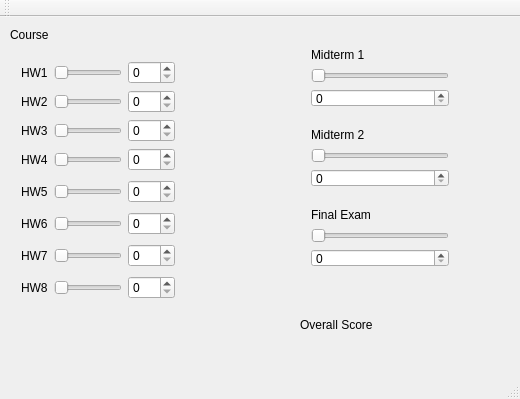
<?xml version="1.0" encoding="UTF-8"?>
<ui version="4.0">
 <class>MainWindow</class>
 <widget class="QMainWindow" name="MainWindow">
  <property name="geometry">
   <rect>
    <x>0</x>
    <y>0</y>
    <width>520</width>
    <height>399</height>
   </rect>
  </property>
  <property name="windowTitle">
   <string>MainWindow</string>
  </property>
  <widget class="QWidget" name="centralWidget">
   <widget class="QLabel" name="label_2">
    <property name="geometry">
     <rect>
      <x>10</x>
      <y>10</y>
      <width>59</width>
      <height>16</height>
     </rect>
    </property>
    <property name="text">
     <string>Course</string>
    </property>
   </widget>
   <widget class="QWidget" name="layoutWidget">
    <property name="geometry">
     <rect>
      <x>10</x>
      <y>30</y>
      <width>176</width>
      <height>266</height>
     </rect>
    </property>
    <layout class="QVBoxLayout" name="verticalLayout_2">
     <item>
      <layout class="QVBoxLayout" name="verticalLayout">
       <item>
        <layout class="QHBoxLayout" name="hw1">
         <item>
          <widget class="QLabel" name="hw1label">
           <property name="text">
            <string>HW1</string>
           </property>
          </widget>
         </item>
         <item>
          <widget class="QSlider" name="hw1slider">
           <property name="maximum">
            <number>100</number>
           </property>
           <property name="orientation">
            <enum>Qt::Horizontal</enum>
           </property>
          </widget>
         </item>
         <item>
          <widget class="QSpinBox" name="hw1spinbox">
           <property name="maximum">
            <number>100</number>
           </property>
          </widget>
         </item>
        </layout>
       </item>
       <item>
        <layout class="QHBoxLayout" name="hw2">
         <item>
          <widget class="QLabel" name="label_3">
           <property name="text">
            <string>HW2</string>
           </property>
          </widget>
         </item>
         <item>
          <widget class="QSlider" name="horizontalSlider_2">
           <property name="maximum">
            <number>100</number>
           </property>
           <property name="orientation">
            <enum>Qt::Horizontal</enum>
           </property>
          </widget>
         </item>
         <item>
          <widget class="QSpinBox" name="spinBox_2">
           <property name="maximum">
            <number>100</number>
           </property>
          </widget>
         </item>
        </layout>
       </item>
       <item>
        <layout class="QHBoxLayout" name="hw3">
         <item>
          <widget class="QLabel" name="label_4">
           <property name="text">
            <string>HW3</string>
           </property>
          </widget>
         </item>
         <item>
          <widget class="QSlider" name="horizontalSlider_4">
           <property name="maximum">
            <number>100</number>
           </property>
           <property name="orientation">
            <enum>Qt::Horizontal</enum>
           </property>
          </widget>
         </item>
         <item>
          <widget class="QSpinBox" name="spinBox_3">
           <property name="maximum">
            <number>100</number>
           </property>
          </widget>
         </item>
        </layout>
       </item>
       <item>
        <layout class="QHBoxLayout" name="hw4">
         <item>
          <widget class="QLabel" name="label_5">
           <property name="text">
            <string>HW4</string>
           </property>
          </widget>
         </item>
         <item>
          <widget class="QSlider" name="horizontalSlider_3">
           <property name="maximum">
            <number>100</number>
           </property>
           <property name="orientation">
            <enum>Qt::Horizontal</enum>
           </property>
          </widget>
         </item>
         <item>
          <widget class="QSpinBox" name="spinBox_4">
           <property name="maximum">
            <number>100</number>
           </property>
          </widget>
         </item>
        </layout>
       </item>
      </layout>
     </item>
     <item>
      <layout class="QHBoxLayout" name="horizontalLayout_5">
       <item>
        <widget class="QLabel" name="label_6">
         <property name="text">
          <string>HW5</string>
         </property>
        </widget>
       </item>
       <item>
        <widget class="QSlider" name="horizontalSlider_6">
         <property name="maximum">
          <number>100</number>
         </property>
         <property name="orientation">
          <enum>Qt::Horizontal</enum>
         </property>
        </widget>
       </item>
       <item>
        <widget class="QSpinBox" name="spinBox_5">
         <property name="maximum">
          <number>100</number>
         </property>
        </widget>
       </item>
      </layout>
     </item>
     <item>
      <layout class="QHBoxLayout" name="horizontalLayout_6">
       <item>
        <widget class="QLabel" name="label_7">
         <property name="text">
          <string>HW6</string>
         </property>
        </widget>
       </item>
       <item>
        <widget class="QSlider" name="horizontalSlider_7">
         <property name="maximum">
          <number>100</number>
         </property>
         <property name="orientation">
          <enum>Qt::Horizontal</enum>
         </property>
        </widget>
       </item>
       <item>
        <widget class="QSpinBox" name="spinBox_8">
         <property name="maximum">
          <number>100</number>
         </property>
        </widget>
       </item>
      </layout>
     </item>
     <item>
      <layout class="QHBoxLayout" name="horizontalLayout_7">
       <item>
        <widget class="QLabel" name="label_8">
         <property name="text">
          <string>HW7</string>
         </property>
        </widget>
       </item>
       <item>
        <widget class="QSlider" name="horizontalSlider_5">
         <property name="maximum">
          <number>100</number>
         </property>
         <property name="orientation">
          <enum>Qt::Horizontal</enum>
         </property>
        </widget>
       </item>
       <item>
        <widget class="QSpinBox" name="spinBox_6">
         <property name="maximum">
          <number>100</number>
         </property>
        </widget>
       </item>
      </layout>
     </item>
     <item>
      <layout class="QHBoxLayout" name="horizontalLayout_8">
       <item>
        <widget class="QLabel" name="label_9">
         <property name="text">
          <string>HW8</string>
         </property>
        </widget>
       </item>
       <item>
        <widget class="QSlider" name="horizontalSlider_8">
         <property name="maximum">
          <number>100</number>
         </property>
         <property name="orientation">
          <enum>Qt::Horizontal</enum>
         </property>
        </widget>
       </item>
       <item>
        <widget class="QSpinBox" name="spinBox_7">
         <property name="maximum">
          <number>100</number>
         </property>
        </widget>
       </item>
      </layout>
     </item>
    </layout>
   </widget>
   <widget class="QWidget" name="verticalLayoutWidget_2">
    <property name="geometry">
     <rect>
      <x>300</x>
      <y>20</y>
      <width>160</width>
      <height>81</height>
     </rect>
    </property>
    <layout class="QVBoxLayout" name="verticalLayout_4">
     <item>
      <widget class="QLabel" name="label_10">
       <property name="text">
        <string>Midterm 1</string>
       </property>
      </widget>
     </item>
     <item>
      <widget class="QSlider" name="horizontalSlider_11">
       <property name="maximum">
        <number>100</number>
       </property>
       <property name="orientation">
        <enum>Qt::Horizontal</enum>
       </property>
      </widget>
     </item>
     <item>
      <widget class="QSpinBox" name="spinBox_11">
       <property name="maximum">
        <number>100</number>
       </property>
      </widget>
     </item>
    </layout>
   </widget>
   <widget class="QWidget" name="verticalLayoutWidget_3">
    <property name="geometry">
     <rect>
      <x>300</x>
      <y>100</y>
      <width>160</width>
      <height>81</height>
     </rect>
    </property>
    <layout class="QVBoxLayout" name="verticalLayout_5">
     <item>
      <widget class="QLabel" name="label_11">
       <property name="text">
        <string>Midterm 2</string>
       </property>
      </widget>
     </item>
     <item>
      <widget class="QSlider" name="horizontalSlider_10">
       <property name="maximum">
        <number>100</number>
       </property>
       <property name="orientation">
        <enum>Qt::Horizontal</enum>
       </property>
      </widget>
     </item>
     <item>
      <widget class="QSpinBox" name="spinBox_10">
       <property name="maximum">
        <number>100</number>
       </property>
      </widget>
     </item>
    </layout>
   </widget>
   <widget class="QWidget" name="verticalLayoutWidget">
    <property name="geometry">
     <rect>
      <x>300</x>
      <y>180</y>
      <width>160</width>
      <height>81</height>
     </rect>
    </property>
    <layout class="QVBoxLayout" name="verticalLayout_3">
     <item>
      <widget class="QLabel" name="label_12">
       <property name="text">
        <string>Final Exam</string>
       </property>
      </widget>
     </item>
     <item>
      <widget class="QSlider" name="horizontalSlider_9">
       <property name="maximumSize">
        <size>
         <width>221</width>
         <height>16777215</height>
        </size>
       </property>
       <property name="maximum">
        <number>100</number>
       </property>
       <property name="orientation">
        <enum>Qt::Horizontal</enum>
       </property>
      </widget>
     </item>
     <item>
      <widget class="QSpinBox" name="spinBox_9">
       <property name="maximum">
        <number>100</number>
       </property>
      </widget>
     </item>
    </layout>
   </widget>
   <widget class="QLabel" name="label_13">
    <property name="geometry">
     <rect>
      <x>300</x>
      <y>300</y>
      <width>81</width>
      <height>16</height>
     </rect>
    </property>
    <property name="text">
     <string>Overall Score</string>
    </property>
   </widget>
   <widget class="QLabel" name="label">
    <property name="geometry">
     <rect>
      <x>390</x>
      <y>300</y>
      <width>59</width>
      <height>16</height>
     </rect>
    </property>
    <property name="text">
     <string/>
    </property>
   </widget>
  </widget>
  <widget class="QMenuBar" name="menuBar">
   <property name="geometry">
    <rect>
     <x>0</x>
     <y>0</y>
     <width>520</width>
     <height>22</height>
    </rect>
   </property>
  </widget>
  <widget class="QToolBar" name="mainToolBar">
   <attribute name="toolBarArea">
    <enum>TopToolBarArea</enum>
   </attribute>
   <attribute name="toolBarBreak">
    <bool>false</bool>
   </attribute>
  </widget>
  <widget class="QStatusBar" name="statusBar"/>
 </widget>
 <layoutdefault spacing="6" margin="11"/>
 <resources/>
 <connections>
  <connection>
   <sender>horizontalSlider_2</sender>
   <signal>valueChanged(int)</signal>
   <receiver>spinBox_2</receiver>
   <slot>setValue(int)</slot>
   <hints>
    <hint type="sourcelabel">
     <x>126</x>
     <y>123</y>
    </hint>
    <hint type="destinationlabel">
     <x>182</x>
     <y>122</y>
    </hint>
   </hints>
  </connection>
  <connection>
   <sender>spinBox_2</sender>
   <signal>valueChanged(int)</signal>
   <receiver>horizontalSlider_2</receiver>
   <slot>setValue(int)</slot>
   <hints>
    <hint type="sourcelabel">
     <x>182</x>
     <y>122</y>
    </hint>
    <hint type="destinationlabel">
     <x>126</x>
     <y>123</y>
    </hint>
   </hints>
  </connection>
  <connection>
   <sender>horizontalSlider_4</sender>
   <signal>valueChanged(int)</signal>
   <receiver>spinBox_3</receiver>
   <slot>setValue(int)</slot>
   <hints>
    <hint type="sourcelabel">
     <x>126</x>
     <y>157</y>
    </hint>
    <hint type="destinationlabel">
     <x>182</x>
     <y>156</y>
    </hint>
   </hints>
  </connection>
  <connection>
   <sender>spinBox_3</sender>
   <signal>valueChanged(int)</signal>
   <receiver>horizontalSlider_4</receiver>
   <slot>setValue(int)</slot>
   <hints>
    <hint type="sourcelabel">
     <x>182</x>
     <y>156</y>
    </hint>
    <hint type="destinationlabel">
     <x>126</x>
     <y>157</y>
    </hint>
   </hints>
  </connection>
  <connection>
   <sender>horizontalSlider_3</sender>
   <signal>valueChanged(int)</signal>
   <receiver>spinBox_4</receiver>
   <slot>setValue(int)</slot>
   <hints>
    <hint type="sourcelabel">
     <x>126</x>
     <y>191</y>
    </hint>
    <hint type="destinationlabel">
     <x>182</x>
     <y>190</y>
    </hint>
   </hints>
  </connection>
  <connection>
   <sender>spinBox_4</sender>
   <signal>valueChanged(int)</signal>
   <receiver>horizontalSlider_3</receiver>
   <slot>setValue(int)</slot>
   <hints>
    <hint type="sourcelabel">
     <x>182</x>
     <y>190</y>
    </hint>
    <hint type="destinationlabel">
     <x>126</x>
     <y>191</y>
    </hint>
   </hints>
  </connection>
  <connection>
   <sender>hw1slider</sender>
   <signal>valueChanged(int)</signal>
   <receiver>hw1spinbox</receiver>
   <slot>setValue(int)</slot>
   <hints>
    <hint type="sourcelabel">
     <x>126</x>
     <y>89</y>
    </hint>
    <hint type="destinationlabel">
     <x>182</x>
     <y>88</y>
    </hint>
   </hints>
  </connection>
  <connection>
   <sender>hw1spinbox</sender>
   <signal>valueChanged(int)</signal>
   <receiver>hw1slider</receiver>
   <slot>setValue(int)</slot>
   <hints>
    <hint type="sourcelabel">
     <x>182</x>
     <y>88</y>
    </hint>
    <hint type="destinationlabel">
     <x>126</x>
     <y>89</y>
    </hint>
   </hints>
  </connection>
  <connection>
   <sender>horizontalSlider_8</sender>
   <signal>valueChanged(int)</signal>
   <receiver>spinBox_7</receiver>
   <slot>setValue(int)</slot>
   <hints>
    <hint type="sourcelabel">
     <x>127</x>
     <y>328</y>
    </hint>
    <hint type="destinationlabel">
     <x>183</x>
     <y>327</y>
    </hint>
   </hints>
  </connection>
  <connection>
   <sender>spinBox_7</sender>
   <signal>valueChanged(int)</signal>
   <receiver>horizontalSlider_8</receiver>
   <slot>setValue(int)</slot>
   <hints>
    <hint type="sourcelabel">
     <x>183</x>
     <y>327</y>
    </hint>
    <hint type="destinationlabel">
     <x>127</x>
     <y>328</y>
    </hint>
   </hints>
  </connection>
  <connection>
   <sender>horizontalSlider_6</sender>
   <signal>valueChanged(int)</signal>
   <receiver>spinBox_5</receiver>
   <slot>setValue(int)</slot>
   <hints>
    <hint type="sourcelabel">
     <x>127</x>
     <y>226</y>
    </hint>
    <hint type="destinationlabel">
     <x>183</x>
     <y>225</y>
    </hint>
   </hints>
  </connection>
  <connection>
   <sender>spinBox_5</sender>
   <signal>valueChanged(int)</signal>
   <receiver>horizontalSlider_6</receiver>
   <slot>setValue(int)</slot>
   <hints>
    <hint type="sourcelabel">
     <x>183</x>
     <y>225</y>
    </hint>
    <hint type="destinationlabel">
     <x>127</x>
     <y>226</y>
    </hint>
   </hints>
  </connection>
  <connection>
   <sender>horizontalSlider_7</sender>
   <signal>valueChanged(int)</signal>
   <receiver>spinBox_8</receiver>
   <slot>setValue(int)</slot>
   <hints>
    <hint type="sourcelabel">
     <x>127</x>
     <y>260</y>
    </hint>
    <hint type="destinationlabel">
     <x>183</x>
     <y>259</y>
    </hint>
   </hints>
  </connection>
  <connection>
   <sender>spinBox_8</sender>
   <signal>valueChanged(int)</signal>
   <receiver>horizontalSlider_7</receiver>
   <slot>setValue(int)</slot>
   <hints>
    <hint type="sourcelabel">
     <x>183</x>
     <y>259</y>
    </hint>
    <hint type="destinationlabel">
     <x>127</x>
     <y>260</y>
    </hint>
   </hints>
  </connection>
  <connection>
   <sender>horizontalSlider_5</sender>
   <signal>valueChanged(int)</signal>
   <receiver>spinBox_6</receiver>
   <slot>setValue(int)</slot>
   <hints>
    <hint type="sourcelabel">
     <x>127</x>
     <y>294</y>
    </hint>
    <hint type="destinationlabel">
     <x>183</x>
     <y>293</y>
    </hint>
   </hints>
  </connection>
  <connection>
   <sender>spinBox_6</sender>
   <signal>valueChanged(int)</signal>
   <receiver>horizontalSlider_5</receiver>
   <slot>setValue(int)</slot>
   <hints>
    <hint type="sourcelabel">
     <x>183</x>
     <y>293</y>
    </hint>
    <hint type="destinationlabel">
     <x>127</x>
     <y>294</y>
    </hint>
   </hints>
  </connection>
  <connection>
   <sender>horizontalSlider_11</sender>
   <signal>valueChanged(int)</signal>
   <receiver>spinBox_11</receiver>
   <slot>setValue(int)</slot>
   <hints>
    <hint type="sourcelabel">
     <x>305</x>
     <y>82</y>
    </hint>
    <hint type="destinationlabel">
     <x>367</x>
     <y>134</y>
    </hint>
   </hints>
  </connection>
  <connection>
   <sender>spinBox_11</sender>
   <signal>valueChanged(int)</signal>
   <receiver>horizontalSlider_11</receiver>
   <slot>setValue(int)</slot>
   <hints>
    <hint type="sourcelabel">
     <x>414</x>
     <y>134</y>
    </hint>
    <hint type="destinationlabel">
     <x>351</x>
     <y>87</y>
    </hint>
   </hints>
  </connection>
  <connection>
   <sender>horizontalSlider_10</sender>
   <signal>valueChanged(int)</signal>
   <receiver>spinBox_10</receiver>
   <slot>setValue(int)</slot>
   <hints>
    <hint type="sourcelabel">
     <x>328</x>
     <y>181</y>
    </hint>
    <hint type="destinationlabel">
     <x>336</x>
     <y>214</y>
    </hint>
   </hints>
  </connection>
  <connection>
   <sender>spinBox_10</sender>
   <signal>valueChanged(int)</signal>
   <receiver>horizontalSlider_10</receiver>
   <slot>setValue(int)</slot>
   <hints>
    <hint type="sourcelabel">
     <x>388</x>
     <y>214</y>
    </hint>
    <hint type="destinationlabel">
     <x>326</x>
     <y>167</y>
    </hint>
   </hints>
  </connection>
  <connection>
   <sender>horizontalSlider_9</sender>
   <signal>valueChanged(int)</signal>
   <receiver>spinBox_9</receiver>
   <slot>setValue(int)</slot>
   <hints>
    <hint type="sourcelabel">
     <x>306</x>
     <y>252</y>
    </hint>
    <hint type="destinationlabel">
     <x>304</x>
     <y>279</y>
    </hint>
   </hints>
  </connection>
  <connection>
   <sender>spinBox_9</sender>
   <signal>valueChanged(int)</signal>
   <receiver>horizontalSlider_9</receiver>
   <slot>setValue(int)</slot>
   <hints>
    <hint type="sourcelabel">
     <x>359</x>
     <y>280</y>
    </hint>
    <hint type="destinationlabel">
     <x>349</x>
     <y>250</y>
    </hint>
   </hints>
  </connection>
 </connections>
</ui>
